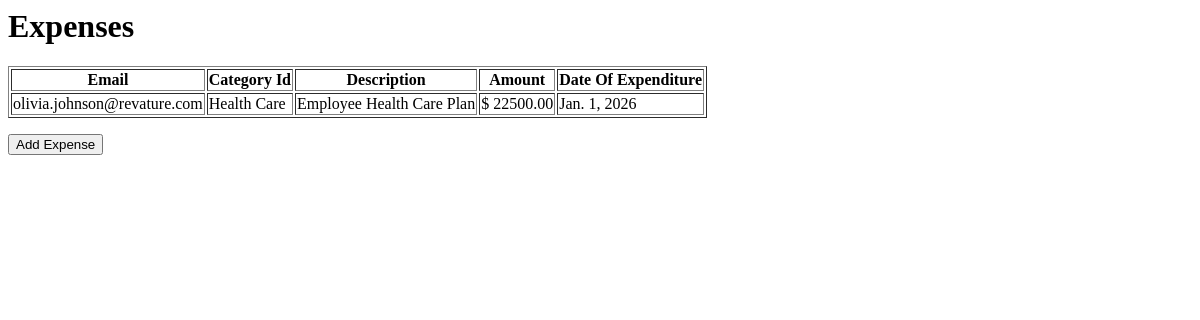
Before: /viewAllExpenses/ with the older database file.
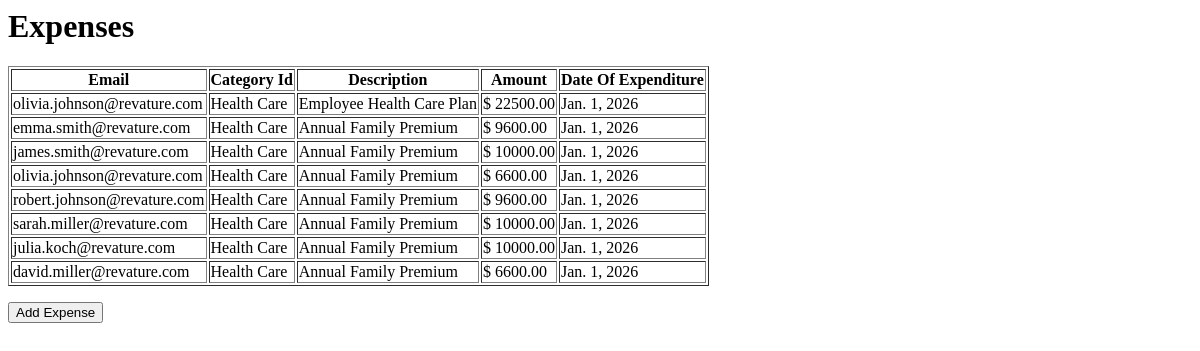
After: the same page with the newer database file.
### ExpenseManager/models.py (models this page shows, shortened)
class Expense(models.Model):
    user_id = models.ForeignKey(User, to_field='email', on_delete=models.SET_NULL, null=True, blank=True)
    description = models.CharField(max_length=255)
    amount = models.FloatField(default=0)
    dateofExpense = models.DateField('Date Of Expense', default=None, null=True, blank=True)
    category = models.CharField(max_length=25)

class User(models.Model):
    email = models.EmailField(max_length=45, unique=True)
    password = models.CharField(max_length=15)
    class RoleChoices(models.TextChoices):
        MANAGER = "M", "MANAGER"
        EMPLOYEE = "E", "EMPLOYEE"
    role = models.CharField(max_length=1, choices=RoleChoices.choices, default=RoleChoices.MANAGER)

### ExpenseManager/views.py (the view)
# urls.py: path('viewAllExpenses/', views.viewAllExpenses, name='viewAllExpenses'),
def viewAllExpenses(request):
    Expenses = Expense.objects.select_related('user_id').all()
    print("\n\n")
    print("="*128)
    print(f"|      Email          |       Category         |         Description      |       Amount         |      Date Of Expense        |")
    for x in Expenses:
        print("="*128)
        print(f"| {x.user_id.email}  |   {x.category}   |    {x.description}      |      {x.amount:.2f}     |     {x.dateofExpense}       |")
    print("="*128)
    print("\n\n")
    return render(request, 'Expenses.html', {'Expense': Expenses})

### ExpenseManager/templates/Expenses.html
<h1>Expenses</h1>
<table border="1">
    <tr>
        <th>Email</th>
        <th>Category Id</th>
        <th>Description</th>
        <th>Amount</th>
        <th>Date Of Expenditure</th>
    </tr>
    {% for x in Expense %}
    <tr>
        <td> {{ x.user_id.email }} </td>
        <td> {{ x.category }} </td>
        <td> {{ x.description }} </td>
        <td> $ {{ x.amount|floatformat:2 }} </td>
        <td> {{ x.dateofExpense }} </td>
    </tr>
    {% endfor %}
</table>
<p>
    <a href="addExpense/"><button type="submit" class="btn btn-primary">Add Expense</button></a>
</p>

Changed rows visible on the page:
added Expense: user_id.email "emma.smith@revature.com", category "Health Care", description "Annual Family Premium", amount "9600.00", dateofExpense "Jan. 1, 2026"
added Expense: user_id.email "james.smith@revature.com", category "Health Care", description "Annual Family Premium", amount "10000.00", dateofExpense "Jan. 1, 2026"
added Expense: user_id.email "olivia.johnson@revature.com", category "Health Care", description "Annual Family Premium", amount "6600.00", dateofExpense "Jan. 1, 2026"
added Expense: user_id.email "robert.johnson@revature.com", category "Health Care", description "Annual Family Premium", amount "9600.00", dateofExpense "Jan. 1, 2026"
added Expense: user_id.email "sarah.miller@revature.com", category "Health Care", description "Annual Family Premium", amount "10000.00", dateofExpense "Jan. 1, 2026"
added Expense: user_id.email "julia.koch@revature.com", category "Health Care", description "Annual Family Premium", amount "10000.00", dateofExpense "Jan. 1, 2026"
added Expense: user_id.email "david.miller@revature.com", category "Health Care", description "Annual Family Premium", amount "6600.00", dateofExpense "Jan. 1, 2026"
